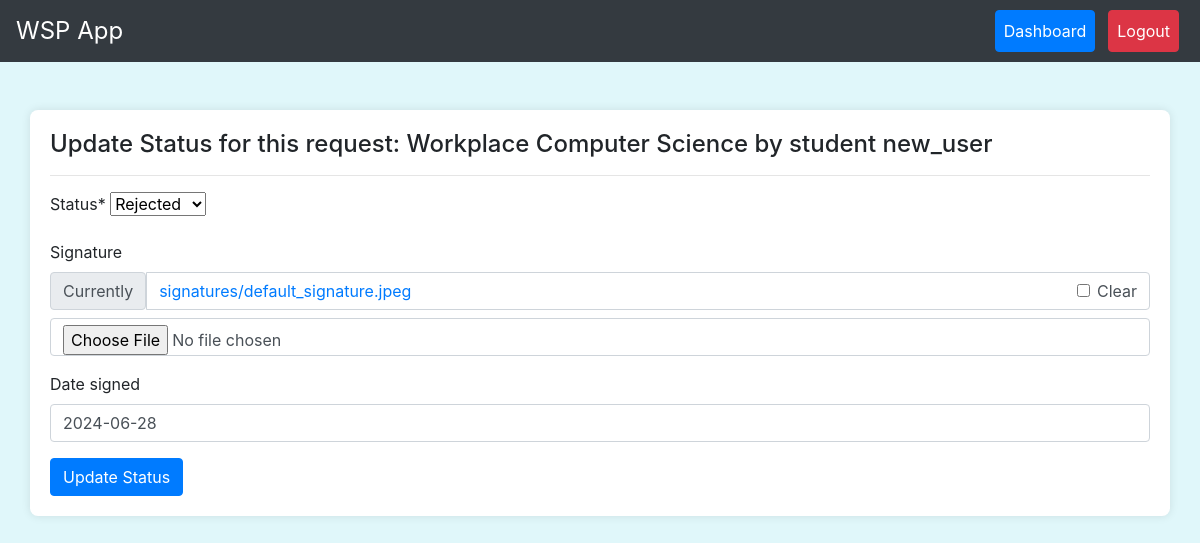
Page /director_approval/1/ (signed in) on the earlier database version.
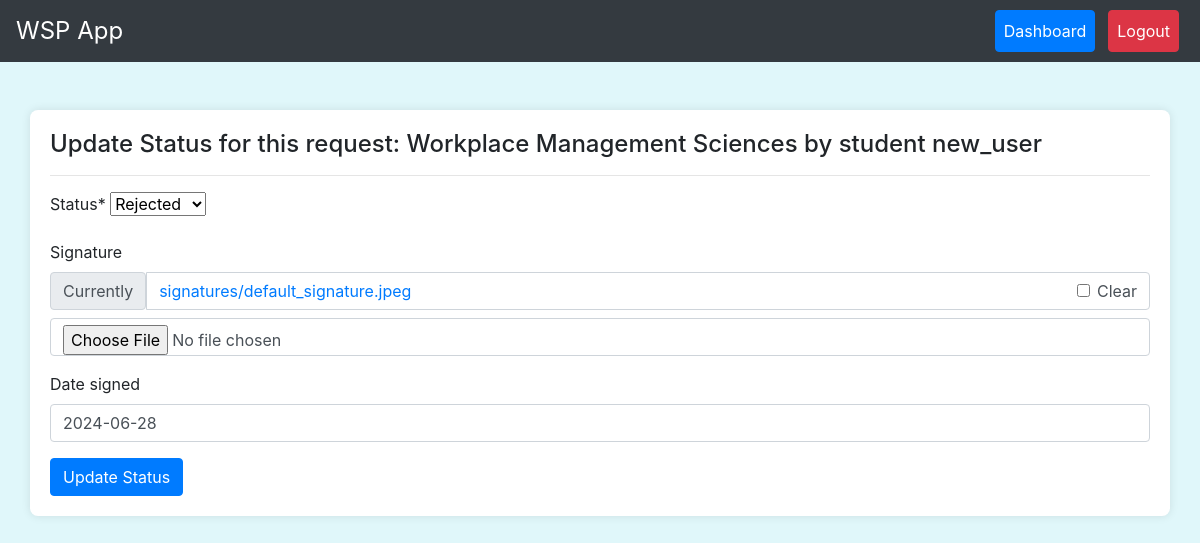
Same page on the later database version.
### workapp/models.py (models this page shows, shortened)
class StudentApplication(models.Model):
    student = models.ForeignKey(User, on_delete=models.CASCADE, related_name='applications', null=True)
    posting_place = models.ForeignKey(PostingPlace, on_delete=models.CASCADE)
    STATUS_CHOICES = [
        ('pending', 'Pending'),
        ('approved', 'Approved'),
        ('rejected', 'Rejected'),
    ]
    status = models.CharField(max_length=10, choices=STATUS_CHOICES, default='pending')
    supervisor_status = models.CharField(max_length=10, null=True, choices=STATUS_CHOICES, default='pending')
    director_approval = models.BooleanField(default=False)
    supervisor_approval = models.BooleanField(default=False, null=True)
    work_completed = models.BooleanField(default=False, null=True, blank=True)
    payment_status = models.BooleanField(default=False, null=True, blank=True)
    payment_receipt = models.ImageField(upload_to='receipts/', default=default_receipt, null=True, blank=True)
    start_date = models.DateField(null=True, blank=True)
    end_date = models.DateField(null=True, blank=True)
    student_photo = models.ImageField(upload_to='student_photos/', default=default_student_photo, null=True, blank=True)
    hod_recommendation_letter = models.FileField(upload_to='hod_signatures/', default=default_hod_signature, null=True, blank=True)
    room_number = models.CharField(max_length=20, null=True, blank=True)
    cgpa = models.DecimalField(max_digits=4, decimal_places=2, null=True, blank=True)
    year_of_study = models.IntegerField(null=True, blank=True)
    reason_for_desiring_to_work = models.TextField(null=True, blank=True)
    signature = models.FileField(upload_to='signatures/', default=default_signature, null=True, blank=True)
    area_of_interest = models.CharField(max_length=255, null=True, blank=True)
    date_signed = models.DateField(null=True, blank=True)
    class Meta:
        ordering = [Case(
            When(status='pending', then=Value(0)),
            When(status='approved', then=Value(1)),
            When(status='rejected', then=Value(2)),
            output_field=IntegerField(),
        )]

class PostingPlace(models.Model):
    name = models.CharField(max_length=100)
    location = models.CharField(max_length=100, null=True, blank=True, default='School Campus')
    supervisor = models.ForeignKey(User, on_delete=models.SET_NULL, null=True, blank=True)
    def __str__(self):
        return self.name

class User(AbstractUser):
    ROLE_CHOICES = (
        ('student', 'Student'),
        ('director', 'Director'),
        ('supervisor', 'Supervisor'),
    )
    role = models.CharField(max_length=10, choices=ROLE_CHOICES)
    username = models.CharField(max_length=20, null=True, blank=True, unique=False, default='new_user')
    matric_number = models.CharField(max_length=20, null=True, blank=True, unique=True)
    staff_id = models.CharField(max_length=10, null=True, blank=True, unique=True)
    email = models.EmailField(null=True, blank=False, unique=True)
    department = models.CharField(max_length=100, null=True, blank=False)
    course_of_study = models.CharField(max_length=100, null=True, blank=False)
    faculty = models.CharField(max_length=100, null=True, blank=True, default='Science')
    specialization = models.CharField(max_length=100, null=True, blank=True)
    first_name = models.CharField(max_length=100)
    last_name = models.CharField(max_length=100)
    phone_number = models.CharField(max_length=12, null=True, blank=True, default='08012345678')
    contact_address = models.TextField(null=True, blank=True, default='Ogun State')
    date_of_birth = models.DateField(null=True, blank=True)
    GENDER_CHOICES = [
        ('M', 'Male'),
        ('F', 'Female')
    ]
    gender = models.CharField(max_length=1, choices=GENDER_CHOICES, null=True, blank=True)
    registration_date = models.DateField(default=date.today)
    def __str__(self):
        return f'{self.first_name} {self.last_name}'
    class Meta:
        ordering = ['-registration_date']

### workapp/views.py (the view)
# urls.py: path('director_approval/<int:application_id>/', views.update_application_status, name='update_application_status'),
@login_required
def update_application_status(request, application_id):
    application = get_object_or_404(StudentApplication, id=application_id)
    if request.method == 'POST':
        form = StudentApplicationForm2(request.POST, instance=application)
        if form.is_valid():
            form.save()
            return redirect('dashboard')
    else:
        form = StudentApplicationForm2(instance=application)
    return render(request, 'update_application_status.html', {'form': form, 'application': application})

### workapp/forms.py
class StudentApplicationForm2(forms.ModelForm):
    class Meta:
        model = StudentApplication
        fields = ['status', 'signature', 'date_signed']
        widgets = {
            'status': forms.Select(choices=StudentApplication.STATUS_CHOICES),
            'date_signed': forms.DateInput(attrs={
                'placeholder': 'YYYY-MM-DD',
                'class': 'form-control'
            }),
        }

### workapp/templates/update_application_status.html (shortened to what this page needs)
{% extends 'base.html' %}
{% load crispy_forms_tags %}
{% block content %}
    <h4>Update Status for this request: Workplace {{ application.posting_place }} by student {{ application.student.username }}</h4> <hr>
    <form method="post">
        {{ form|crispy }}
        <button type="submit" class="btn btn-primary">Update Status</button>
    </form>
{% endblock %}

Differences in the rows shown:
changed StudentApplication "Rejected": posting_place "Computer Science" → "Management Sciences"
